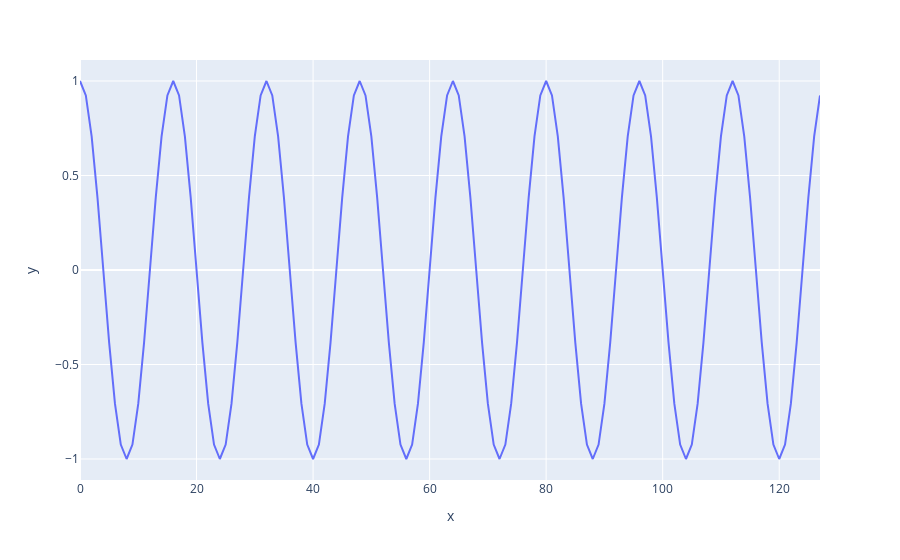

This figure's notebook cell:
### Code cell
import plotly.express as px
fig = px.line(y = xdata)
fig.show()
